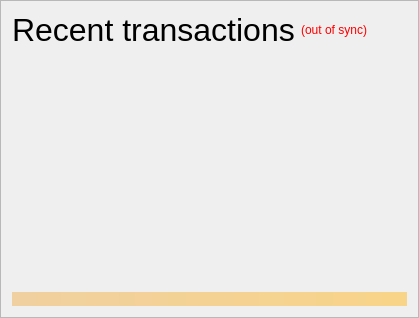
                <widget class="QFrame" name="frame_RecentTransactions">
                 <property name="minimumSize">
                  <size>
                   <width>0</width>
                   <height>0</height>
                  </size>
                 </property>
                 <property name="frameShape">
                  <enum>QFrame::StyledPanel</enum>
                 </property>
                 <property name="frameShadow">
                  <enum>QFrame::Raised</enum>
                 </property>
                 <layout class="QVBoxLayout" name="verticalLayout_1" stretch="0,0,0,0">
                  <item>
                   <layout class="QHBoxLayout" name="horizontalLayout_2">
                    <item>
                     <widget class="QLabel" name="label_4">
                      <property name="minimumSize">
                       <size>
                        <width>0</width>
                        <height>20</height>
                       </size>
                      </property>
                      <property name="font">
                       <font>
                        <pointsize>24</pointsize>
                        <weight>50</weight>
                        <bold>false</bold>
                       </font>
                      </property>
                      <property name="text">
                       <string>Recent transactions</string>
                      </property>
                     </widget>
                    </item>
                    <item>
                     <widget class="QLabel" name="labelTransactionsStatus">
                      <property name="cursor">
                       <cursorShape>WhatsThisCursor</cursorShape>
                      </property>
                      <property name="toolTip">
                       <string>The displayed information may be out of date. Your wallet automatically synchronizes with the Fundin network after a connection is established, but this process has not completed yet.</string>
                      </property>
                      <property name="styleSheet">
                       <string notr="true">QLabel { color: red; }</string>
                      </property>
                      <property name="text">
                       <string notr="true">(out of sync)</string>
                      </property>
                      <property name="alignment">
                       <set>Qt::AlignRight|Qt::AlignTrailing|Qt::AlignVCenter</set>
                      </property>
                     </widget>
                    </item>
                    <item>
                     <spacer name="horizontalSpacer">
                      <property name="orientation">
                       <enum>Qt::Horizontal</enum>
                      </property>
                      <property name="sizeHint" stdset="0">
                       <size>
                        <width>40</width>
                        <height>20</height>
                       </size>
                      </property>
                     </spacer>
                    </item>
                   </layout>
                  </item>
                  <item>
                   <widget class="QListView" name="listTransactions">
                    <property name="minimumSize">
                     <size>
                      <width>0</width>
                      <height>0</height>
                     </size>
                    </property>
                    <property name="styleSheet">
                     <string notr="true">QListView { background: transparent; }</string>
                    </property>
                    <property name="frameShape">
                     <enum>QFrame::NoFrame</enum>
                    </property>
                    <property name="verticalScrollBarPolicy">
                     <enum>Qt::ScrollBarAlwaysOff</enum>
                    </property>
                    <property name="horizontalScrollBarPolicy">
                     <enum>Qt::ScrollBarAlwaysOff</enum>
                    </property>
                    <property name="selectionMode">
                     <enum>QAbstractItemView::NoSelection</enum>
                    </property>
                   </widget>
                  </item>
                  <item>
                   <spacer name="verticalSpacer_2">
                    <property name="orientation">
                     <enum>Qt::Vertical</enum>
                    </property>
                    <property name="sizeType">
                     <enum>QSizePolicy::Expanding</enum>
                    </property>
                    <property name="sizeHint" stdset="0">
                     <size>
                      <width>20</width>
                      <height>40</height>
                     </size>
                    </property>
                   </spacer>
                  </item>
                  <item>
                   <widget class="QLabel" name="labelAlerts">
                    <property name="maximumSize">
                     <size>
                      <width>16777215</width>
                      <height>16777215</height>
                     </size>
                    </property>
                    <property name="styleSheet">
                     <string notr="true">background-color: qlineargradient(x1: 0, y1: 0, x2: 1, y2: 0, stop:0 #F0D0A0, stop:1 #F8D488); color:#000000;</string>
                    </property>
                    <property name="text">
                     <string/>
                    </property>
                    <property name="wordWrap">
                     <bool>true</bool>
                    </property>
                    <property name="margin">
                     <number>3</number>
                    </property>
                   </widget>
                  </item>
                 </layout>
                </widget>
